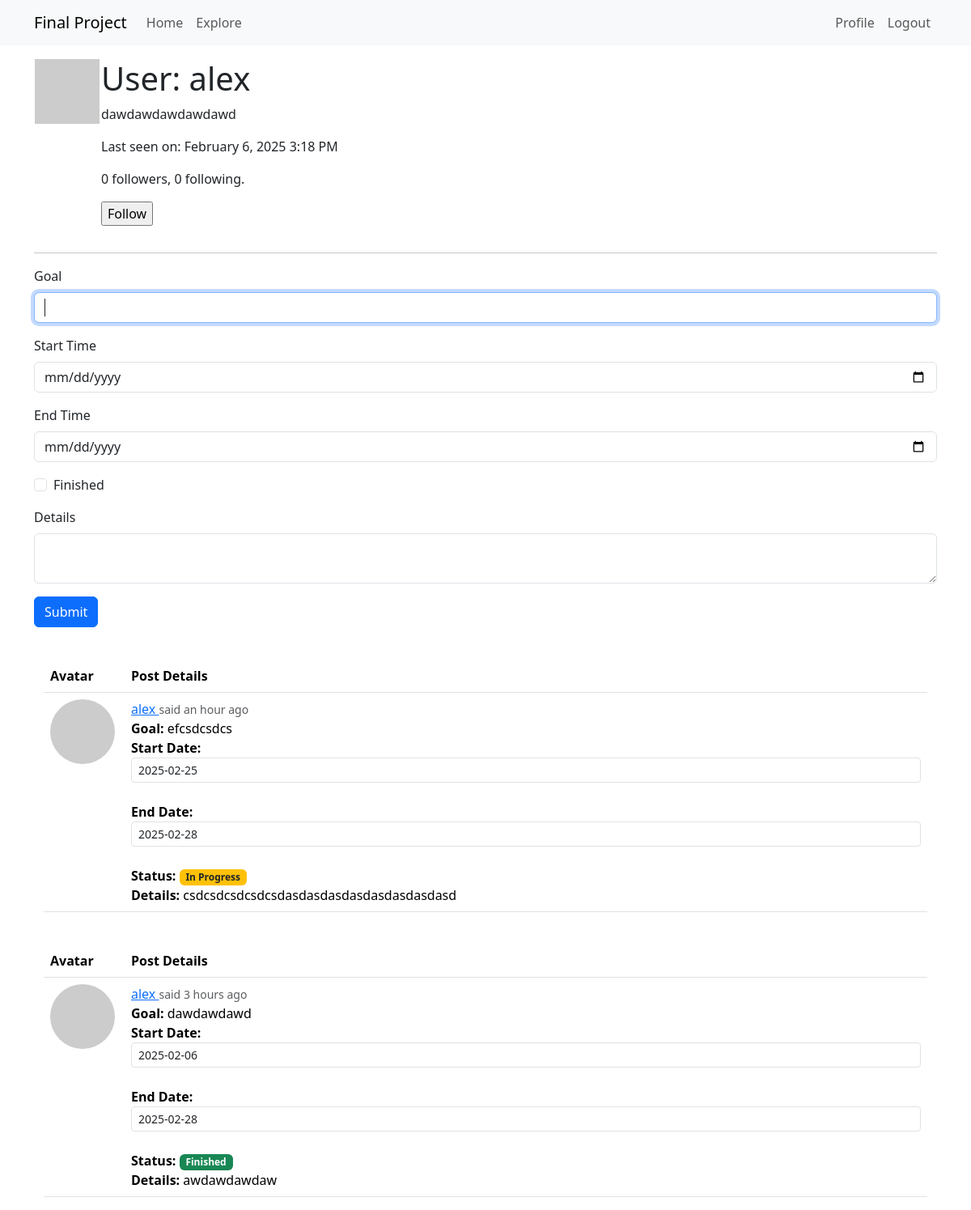
The app's page /user/alex (signed in) with its own data.
### app/models.py (models this page shows, shortened)
class User(db.Model, UserMixin):
    id: so.Mapped[int] = so.mapped_column(primary_key=True)
    username: so.Mapped[str] = so.mapped_column(sa.String(64), index=True, unique=True)
    email: so.Mapped[str] = so.mapped_column(sa.String(120), index=True, unique=True)
    password_hash: so.Mapped[Optional[str]] = so.mapped_column(sa.String(256))
    posts: so.WriteOnlyMapped['Post'] = so.relationship(back_populates='author')
    about_me: so.Mapped[Optional[str]] = so.mapped_column(sa.String(140))
    last_seen: so.Mapped[Optional[datetime]] = so.mapped_column(default=lambda: datetime.now(timezone.utc))
    following: so.WriteOnlyMapped['User'] = so.relationship(secondary=followers, primaryjoin=(followers.c.follower_id == id),
        secondaryjoin=(followers.c.followed_id == id), back_populates='followers')
    followers: so.WriteOnlyMapped['User'] = so.relationship(secondary=followers, primaryjoin=(followers.c.followed_id == id),
        secondaryjoin=(followers.c.follower_id == id), back_populates='following')
    def avatar(self, size):
        digest = md5(self.email.lower().encode('utf-8')).hexdigest()
        return f'https://www.gravatar.com/avatar/{digest}?d=identicon&s={size}'
    def is_following(self, user):
        query = self.following.select().where(User.id == user.id)
        return db.session.scalar(query) is not None
    def followers_count(self):
        query = sa.select(sa.func.count()).select_from(
            self.followers.select().subquery())
        return db.session.scalar(query)
    def following_count(self):
        query = sa.select(sa.func.count()).select_from(
            self.following.select().subquery())
        return db.session.scalar(query)

class Post(db.Model):
    id: so.Mapped[int] = so.mapped_column(primary_key=True)
    goal: so.Mapped[str] = so.mapped_column(sa.String(60))
    body: so.Mapped[str] = so.mapped_column(sa.String(300))
    timestamp: so.Mapped[datetime] = so.mapped_column(index=True, default=lambda: datetime.now(timezone.utc))
    starttime: so.Mapped[datetime] = so.mapped_column(default=lambda: datetime.now(timezone.utc))
    endtime: so.Mapped[datetime] = so.mapped_column(default=None)
    isfinished: so.Mapped[bool] = so.mapped_column(sa.Boolean(), default=False)
    user_id: so.Mapped[int] = so.mapped_column(sa.ForeignKey(User.id), index=True)
    author: so.Mapped[User] = so.relationship(back_populates='posts')

### app/routes.py (the view, shortened to what this page needs)
@app.route('/user/<username>', methods=['GET', 'POST'])
@login_required
def user(username):
    user = db.first_or_404(sa.select(User).where(User.username == username))
    form = PostForm()
    page = request.args.get('page', 1, type=int)
    query = user.posts.select().order_by(Post.timestamp.desc())
    posts = db.paginate(query, page=page, per_page=app.config['POSTS_PER_PAGE'], error_out=False)
    next_url = url_for('user', username=user.username, page=posts.next_num) \
        if posts.has_next else None
    prev_url = url_for('user', username=user.username, page=posts.prev_num) \
        if posts.has_prev else None
    return render_template('user.html', user=user, posts=posts.items,
                           next_url=next_url, prev_url=prev_url, form=form)

### app/forms.py
class PostForm(FlaskForm):
    goal = StringField('Goal', validators=[DataRequired(), Length(max=60)])
    starttime = DateField('Start Time', format='%Y-%m-%d', validators=[Optional()])
    endtime = DateField('End Time', format='%Y-%m-%d', validators=[Optional()])
    isfinished = BooleanField('Finished')
    post = TextAreaField('Details', validators=[DataRequired(), Length(min=1, max=300)])
    submit = SubmitField('Submit')

### app/models.py (called while the page is built)
@login.user_loader
def load_user(id):
    return db.session.get(User, int(id))

### app/routes.py (called while the page is built)
@app.before_request
def before_request():
    if current_user.is_authenticated:
        current_user.last_seen = datetime.now(timezone.utc)
        db.session.commit()

### app/templates/user.html (shortened to what this page needs)
{% extends "base.html" %}
{% import "bootstrap_wtf.html" as wtf %}
{% block content %}
    <table>
        <tr valign="top">
            <td><img src="{{ user.avatar(128) }}"></td>
            <td>
                <h1>User: {{ user.username }}</h1>
                {% if user.about_me %}<p>{{ user.about_me }}</p>{% endif %}
                {% if user.last_seen %}<p>Last seen on: {{ moment(user.last_seen).format('LLL') }}</p>{% endif %}
                <p>{{ user.followers_count() }} followers, {{ user.following_count() }} following.</p>
                {% if user == current_user %}
                <p><a href="{{ url_for('edit_profile') }}">Edit your profile</a></p>
                {% elif not current_user.is_following(user) %}
                <p>
                    <form action="{{ url_for('follow', username=user.username) }}" method="post">
                        {{ form.submit(value='Follow') }}
                    </form>
                </p>
                {% endif %}
            </td>
        </tr>
    </table>
    <hr>
    {% if form %}
    {{ wtf.quick_form(form) }}
    {% endif %}
    {% for post in posts %}
        {% include '_post.html' %}
    {% endfor %}
{% endblock %}

### app/templates/_post.html (shortened to what this page needs)
{% block content %}
    <div class="container mt-4">
        <div class="row">
            <div class="col-12">
                <table class="table table-hover">
                    <thead>
                        <tr>
                            <th scope="col" width="100px">Avatar</th>
                            <th scope="col">Post Details</th>
                        </tr>
                    </thead>
                    <tbody>
                        <tr>
                            <td>
                                <a href="{{ url_for('user', username=post.author.username) }}">
                                    <img src="{{ post.author.avatar(70) }}" class="rounded-circle" alt="User Avatar" />
                                </a>
                            </td>
                            <td>
                                <div>
                                    <a href="{{ url_for('user', username=post.author.username) }}" class="font-weight-bold">
                                        {{ post.author.username }}
                                    </a>
                                    <small class="text-muted">said {{ moment(post.timestamp).fromNow() }}</small>
                                    <br>
                                    <strong>Goal:</strong> {{ post.goal }}<br>
                                    <strong>Start Date:</strong>
                                    <input type="text" id="starttime-{{ post.id }}" class="form-control form-control-sm datetime-picker"
                                           value="{{ post.starttime.strftime('%Y-%m-%d') if post.starttime else '' }}" />
                                    <br>
                                    <strong>End Date:</strong>
                                    <input type="text" id="endtime-{{ post.id }}" class="form-control form-control-sm datetime-picker"
                                           value="{{ post.endtime.strftime('%Y-%m-%d') if post.endtime else '' }}" />
                                    <br>
                                    <strong>Status:</strong>
                                    {% if post.isfinished %}
                                        <span class="badge bg-success">Finished</span>
                                    {% else %}
                                        <span class="badge bg-warning text-dark">In Progress</span>
                                    {% endif %}
                                    <br>
                                    <strong>Details:</strong> {{ post.body }}
                                    <br>
                                </div>
                            </td>
                        </tr>
                    </tbody>
                </table>
            </div>
        </div>
    </div>
    <link rel="stylesheet" href="https://cdn.jsdelivr.net/npm/flatpickr/dist/flatpickr.min.css">
{% endblock %}

### records on screen
User: username "alex", about_me "dawdawdawdawdawd", last_seen "February 6, 2025 3:18 PM"
Post: author.username "alex", timestamp "an hour ago", goal "efcsdcsdcs", starttime "2025-02-25", endtime "2025-02-28", isfinished "In Progress", body "csdcsdcsdcsdcsdasdasdasdasdasdasdasdasd"
Post: author.username "alex", timestamp "3 hours ago", goal "dawdawdawd", starttime "2025-02-06", endtime "2025-02-28", isfinished "Finished", body "awdawdawdaw"

### other values on screen
{{ user.followers_count() }} "0"
{{ user.following_count() }} "0"
{{ field.label(class='form-label') }} "Goal" "Start Time" "End Time"
{{ field.label(class='form-check-label') }} "Finished"
{{ field.label(class='form-label') }} "Details"
